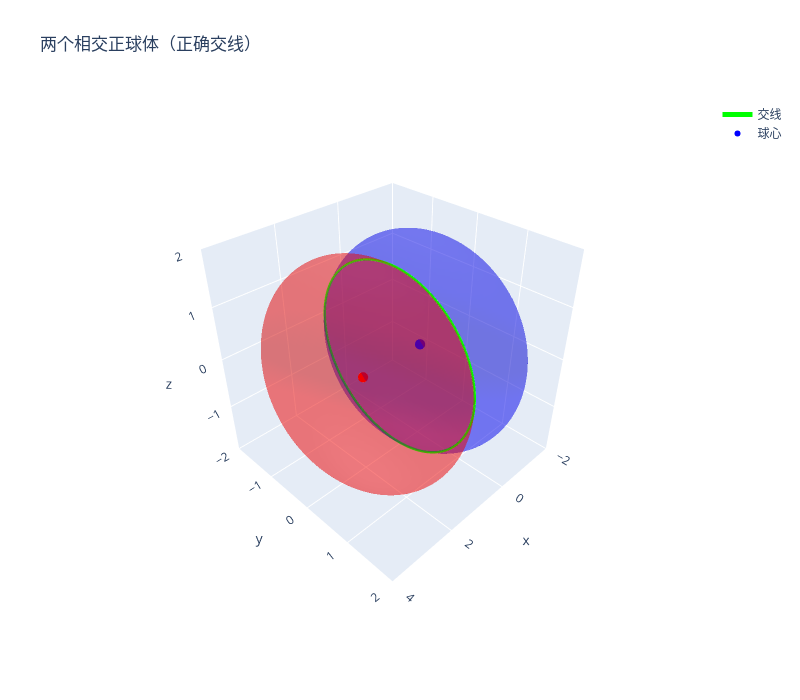

The cell this chart's notebook holds for it:
### Code cell
import plotly.graph_objects as go
import numpy as np

# 参数设置
R = 2  # 球体半径
d = R  # 球心间距
transparency = 0.3

# 改进的球面参数化
u = np.linspace(0, 2 * np.pi, 100)
v = np.linspace(0, np.pi, 100)
x = R * np.outer(np.cos(u), np.sin(v))
y = R * np.outer(np.sin(u), np.sin(v))
z = R * np.outer(np.ones_like(u), np.cos(v))

# 创建球体
fig = go.Figure()
fig.add_trace(
    go.Surface(
        x=x,
        y=y,
        z=z,
        colorscale=[[0, "blue"], [1, "blue"]],
        opacity=transparency,
        showscale=False,
        name="球体1",
    )
)
fig.add_trace(
    go.Surface(
        x=x + d,
        y=y,
        z=z,
        colorscale=[[0, "red"], [1, "red"]],
        opacity=transparency,
        showscale=False,
        name="球体2",
    )
)

# 精确计算交线（三维空间中的圆）
theta = np.linspace(0, 2 * np.pi, 100)
# 交线所在平面：x = d/2
# 交线半径：sqrt(R^2 - (d/2)^2)
r_intersect = np.sqrt(R**2 - (d / 2) ** 2)
y_intersect = r_intersect * np.cos(theta)
z_intersect = r_intersect * np.sin(theta)
x_intersect = np.full_like(theta, d / 2)  # 所有x坐标为d/2

# 添加交线（完整圆环）
fig.add_trace(
    go.Scatter3d(
        x=x_intersect,
        y=y_intersect,
        z=z_intersect,
        mode="lines",
        line=dict(color="lime", width=5),
        name="交线",
    )
)

# 标记球心
fig.add_trace(
    go.Scatter3d(
        x=[0, d],
        y=[0, 0],
        z=[0, 0],
        mode="markers",
        marker=dict(size=6, color=["blue", "red"]),
        name="球心",
    )
)

# 设置布局（确保正球显示）
fig.update_layout(
    title="两个相交正球体（正确交线）",
    scene=dict(
        xaxis=dict(range=[-R, d + R], nticks=6),
        yaxis=dict(range=[-R, R], nticks=6),
        zaxis=dict(range=[-R, R], nticks=6),
        aspectmode="manual",
        aspectratio=dict(x=1, y=1, z=1),
        camera=dict(eye=dict(x=1.5, y=1.5, z=1.5)),
    ),
    width=800,
    height=700,
)

fig.show()

### Figure 1 — Plotly figure (JSON) as saved in the notebook; plotly's stock layout.template omitted (floating-point values rounded to 4 significant figures; data arrays with more than 128 entries replaced by an {"elided": "..."} marker saying what was removed)
{"data": [{"colorscale": [[0, "blue"], [1, "blue"]], "name": "球体1", "opacity": 0.3, "showscale": false, "type": "surface", "x": {"elided": "100x100 float values"}, "y": {"elided": "100x100 float values"}, "z": {"elided": "100x100 float values"}}, {"colorscale": [[0, "red"], [1, "red"]], "name": "球体2", "opacity": 0.3, "showscale": false, "type": "surface", "x": {"elided": "100x100 float values"}, "y": {"elided": "100x100 float values"}, "z": {"elided": "100x100 float values"}}, {"line": {"color": "lime", "width": 5}, "mode": "lines", "name": "交线", "type": "scatter3d", "x": [1.0, 1.0, 1.0, 1.0, 1.0, 1.0, 1.0, 1.0, 1.0, 1.0, 1.0, 1.0, 1.0, 1.0, 1.0, 1.0, 1.0, 1.0, 1.0, 1.0, 1.0, 1.0, 1.0, 1.0, 1.0, 1.0, 1.0, 1.0, 1.0, 1.0, 1.0, 1.0, 1.0, 1.0, 1.0, 1.0, 1.0, 1.0, 1.0, 1.0, 1.0, 1.0, 1.0, 1.0, 1.0, 1.0, 1.0, 1.0, 1.0, 1.0, 1.0, 1.0, 1.0, 1.0, 1.0, 1.0, 1.0, 1.0, 1.0, 1.0, 1.0, 1.0, 1.0, 1.0, 1.0, 1.0, 1.0, 1.0, 1.0, 1.0, 1.0, 1.0, 1.0, 1.0, 1.0, 1.0, 1.0, 1.0, 1.0, 1.0, 1.0, 1.0, 1.0, 1.0, 1.0, 1.0, 1.0, 1.0, 1.0, 1.0, 1.0, 1.0, 1.0, 1.0, 1.0, 1.0, 1.0, 1.0, 1.0, 1.0], "y": [1.732, 1.729, 1.718, 1.701, 1.677, 1.646, 1.608, 1.564, 1.514, 1.457, 1.395, 1.327, 1.254, 1.175, 1.092, 1.005, 0.9132, 0.818, 0.7195, 0.6181, 0.5143, 0.4083, 0.3008, 0.192, 0.08241, -0.02748, -0.1373, -0.2465, -0.3547, -0.4615, -0.5665, -0.6692, -0.7691, -0.866, -0.9594, -1.049, -1.134, -1.215, -1.291, -1.361, -1.427, -1.486, -1.54, -1.587, -1.628, -1.662, -1.689, -1.71, -1.724, -1.731, -1.731, -1.724, -1.71, -1.689, -1.662, -1.628, -1.587, -1.54, -1.486, -1.427, -1.361, -1.291, -1.215, -1.134, -1.049, -0.9594, -0.866, -0.7691, -0.6692, -0.5665, -0.4615, -0.3547, -0.2465, -0.1373, -0.02748, 0.08241, 0.192, 0.3008, 0.4083, 0.5143, 0.6181, 0.7195, 0.818, 0.9132, 1.005, 1.092, 1.175, 1.254, 1.327, 1.395, 1.457, 1.514, 1.564, 1.608, 1.646, 1.677, 1.701, 1.718, 1.729, 1.732], "z": [0.0, 0.1099, 0.2193, 0.3278, 0.435, 0.5405, 0.6437, 0.7444, 0.8421, 0.9364, 1.027, 1.113, 1.195, 1.272, 1.344, 1.411, 1.472, 1.527, 1.576, 1.618, 1.654, 1.683, 1.706, 1.721, 1.73, 1.732, 1.727, 1.714, 1.695, 1.669, 1.637, 1.598, 1.552, 1.5, 1.442, 1.378, 1.309, 1.234, 1.155, 1.071, 0.9822, 0.8897, 0.7937, 0.6944, 0.5924, 0.488, 0.3816, 0.2737, 0.1646, 0.05495, -0.05495, -0.1646, -0.2737, -0.3816, -0.488, -0.5924, -0.6944, -0.7937, -0.8897, -0.9822, -1.071, -1.155, -1.234, -1.309, -1.378, -1.442, -1.5, -1.552, -1.598, -1.637, -1.669, -1.695, -1.714, -1.727, -1.732, -1.73, -1.721, -1.706, -1.683, -1.654, -1.618, -1.576, -1.527, -1.472, -1.411, -1.344, -1.272, -1.195, -1.113, -1.027, -0.9364, -0.8421, -0.7444, -0.6437, -0.5405, -0.435, -0.3278, -0.2193, -0.1099, -4.242e-16]}, {"marker": {"color": ["blue", "red"], "size": 6}, "mode": "markers", "name": "球心", "type": "scatter3d", "x": [0, 2], "y": [0, 0], "z": [0, 0]}], "layout": {"height": 700, "scene": {"aspectmode": "manual", "aspectratio": {"x": 1, "y": 1, "z": 1}, "camera": {"eye": {"x": 1.5, "y": 1.5, "z": 1.5}}, "xaxis": {"nticks": 6, "range": [-2, 4]}, "yaxis": {"nticks": 6, "range": [-2, 2]}, "zaxis": {"nticks": 6, "range": [-2, 2]}}, "title": {"text": "两个相交正球体（正确交线）"}, "width": 800}}
